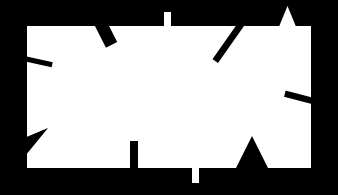
#> input picture day03_ROI_contour/img/bad_rect.png, 338 x 195 px
$ python cntr_approximate.py
#> lines starting #> are read from the running program, lines starting #| are printed output that depends on the picture; after the words box and inside, x2 and y2 are one past the last pixel; in counts of white or black regions, pixels touching at a corner belong together
import cv2
import numpy as np

img = cv2.imread('./img/bad_rect.png')
#> img is the input picture: shape (195, 338, 3); min 0, max 255, mean 150.6
img2 = img.copy()

# 그레이스케일과 바이너리 스케일 변환
imgray = cv2.cvtColor(img, cv2.COLOR_BGR2GRAY)
ret, th = cv2.threshold(imgray, 127, 255, cv2.THRESH_BINARY)
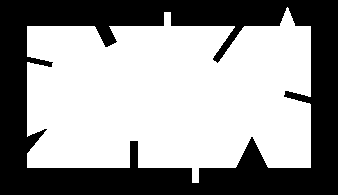
#> th: shape (195, 338); 59.1% white; 1 black region

# 컨투어 찾기 ---①
contours, hierachy = cv2.findContours(th, cv2.RETR_EXTERNAL, cv2.CHAIN_APPROX_SIMPLE)
#> contours = 1 contour; box (x1, y1, x2, y2) and area: (27, 7, 311, 183) 38314
contour = contours[0]
#> contour = contour of 297 points, box (x1, y1, x2, y2) (27, 7, 311, 183), area 38314
# 전체 둘레의 0.05로 오차 범위 지정 ---②
epsilon = 0.05 * cv2.arcLength(contour, True)
#> epsilon = 65.44
# 근사 컨투어 계산 ---③
approx = cv2.approxPolyDP(contour, epsilon, True)
#> approx = [[310, 26], [27, 26], [27, 167], [310, 167]]

# 각각 컨투어 선 그리기 ---④
cv2.drawContours(img, [contour], -1, (0,255,0), 3)
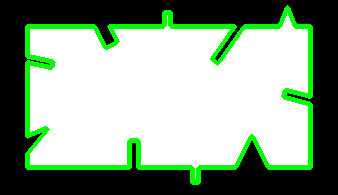
#> img: shape (195, 338, 3); 9.2% of pixels changed, all inside (x1, y1, x2, y2) = (25, 5, 313, 185)
cv2.drawContours(img2, [approx], -1, (0,255,0), 3)
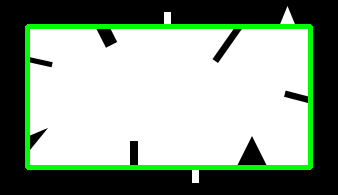
#> img2: shape (195, 338, 3); 6.41% of pixels changed, all inside (x1, y1, x2, y2) = (25, 24, 313, 170)

# 결과 출력
cv2.imshow('contour', img)
cv2.imshow('approx', img2)
cv2.waitKey()
cv2.destroyAllWindows()
